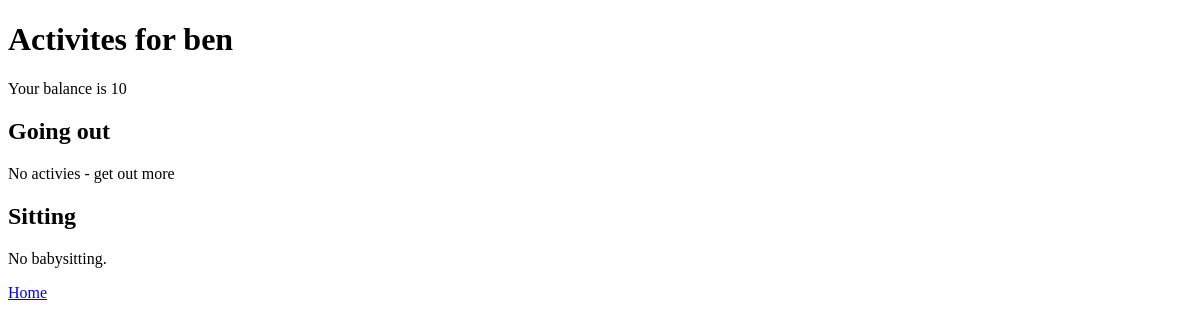
The app's page /babysittingapp/viewactivity/ (signed in), older data.
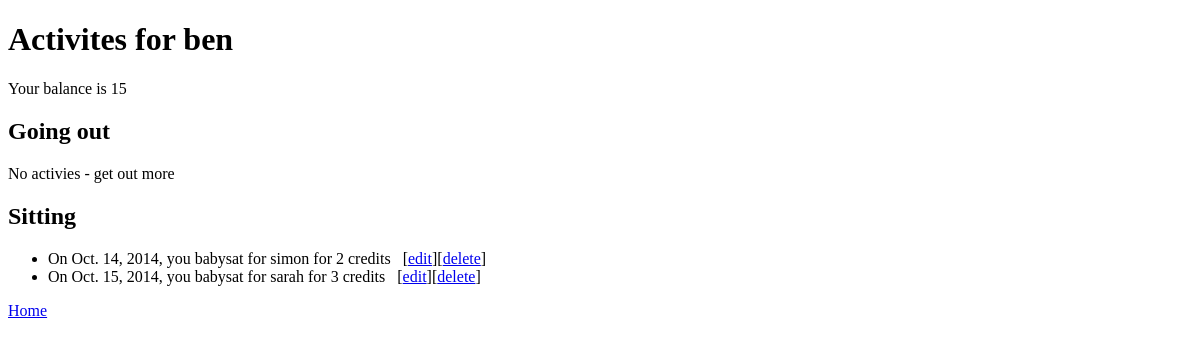
The same page, newer data.
### babysittingapp/models.py (models this page shows, shortened)
class Sits(models.Model):
	goingout = models.ForeignKey(User,related_name='goingout',null=True)
	sitting = models.ForeignKey(User,related_name='sitting')
	cost = models.IntegerField(default=1)
	date = models.DateField()

### babysittingapp/views.py (the view)
@login_required
def view_activity(request):
	context = RequestContext(request)
	sitactivities = Sits.objects.filter(sitting = request.user).order_by('date')
	outactivities = Sits.objects.filter(goingout = request.user).order_by('date')
	profile = UserProfile.objects.get(user = request.user)
	context_dict = {"sitactivities":sitactivities}
	context_dict["outactivities"] = outactivities
	context_dict["balance"] = profile.balance
	context_dict["username"] = request.user.username
	return render_to_response("babysittingapp/viewactivity.html",context_dict,context)

### templates/babysittingapp/viewactivity.html
<!DOCTYPE html>
<html>
	<body>
		<h1>Activites for {{ username }}</h1>
		<p>Your balance is {{ balance }}</p>
		<h2>Going out</h2>
		{% if outactivities %}
		<ul>
			{% for out in outactivities %}
				<li>On {{ out.date }}, {{ out.sitting.username }} babysat for you for {{ out.cost}} credits &nbsp;[<A href="/babysittingapp/editactivity/{{ out.id}}">edit</A>][<a href="/babysittingapp/deleteactivity/{{out.id}}">delete</a>]</li>
			{% endfor %}
		</ul>
		{% else %}
		<p>No activies - get out more</p>
		{% endif %}
		<h2>Sitting</h2>
		{% if sitactivities %}
			<ul>
				{% for sit in sitactivities %}
					<li>On {{ sit.date }}, you babysat for {{ sit.goingout.username }} for {{ sit.cost }} credits &nbsp; [<A href="/babysittingapp/editactivity/{{ sit.id}}">edit</A>][<a href="/babysittingapp/deleteactivity/{{sit.id}}">delete</a>]</li>
				{% endfor %}
			</ul>
		{% else %}
		<p>No babysitting.</p>
		{% endif %}
	<a href="/babysittingapp/">Home</a>
	</body>
</html>

Row changes from the older to the newer data that the page shows:
added Sits: date "Oct. 14, 2014", goingout.username "simon", cost "2"
added Sits: date "Oct. 15, 2014", goingout.username "sarah", cost "3"
Text that changed along with them:
{{ balance }}: "10" → "15"
text no longer shown: "No babysitting."
